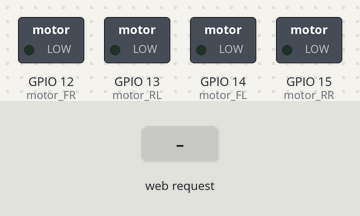
Recording of a sketch running on a simulated ESP8266 (NodeMCU). Shown: switched loads named in the sketch (green lamp = pin HIGH). The test bench sets the inputs (shaded band). WiFi joins after 1.5 s; servers stay silent unless stated; what the sketch prints to the serial monitor is not drawn.

Above: at 2.7 s.
2.8 s: HTTP request GET /MOVE=FORWARD received
At 4.0 s:
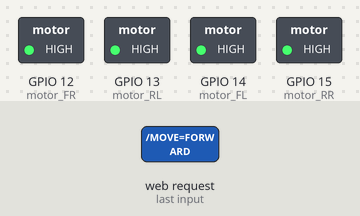
4.3 s: HTTP request GET /SPEED=M received
At 5.2 s:
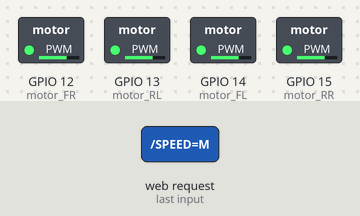
5.8 s: HTTP request GET /SPEED=H received
At 6.3 s:
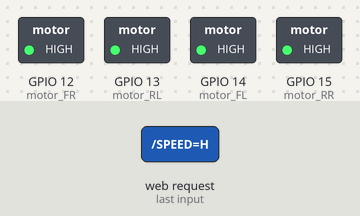
7.3 s: HTTP request GET /SPEED=L received
At 8.5 s:
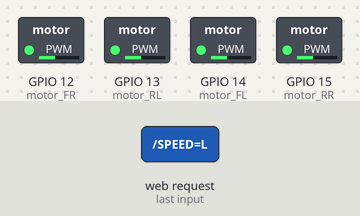
8.8 s: HTTP request GET /SIDE=LEFT received
At 9.8 s:
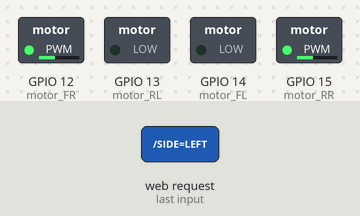
10.3 s: HTTP request GET /SIDE=RIGHT received
At 10.9 s:
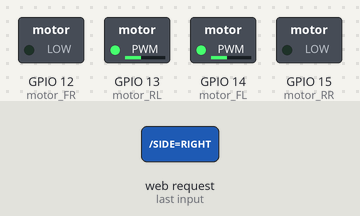
Timing chart, 0 to 12.8 s (numbered marks = the images above; inputs shaded):
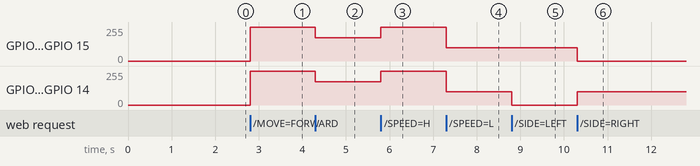

Measured:
- after the input at 2.8 s, GPIO 12 (motor_FR), GPIO 13 (motor_RL), GPIO 14 (motor_FL), GPIO 15 (motor_RR): 0/255 → 255/255 at once
- after the input at 4.3 s, GPIO 12 (motor_FR), GPIO 13 (motor_RL), GPIO 14 (motor_FL), GPIO 15 (motor_RR): 255/255 → 175/255 at once
- after the input at 5.8 s, GPIO 12 (motor_FR), GPIO 13 (motor_RL), GPIO 14 (motor_FL), GPIO 15 (motor_RR): 175/255 → 255/255 at once
- after the input at 7.3 s, GPIO 12 (motor_FR), GPIO 13 (motor_RL), GPIO 14 (motor_FL), GPIO 15 (motor_RR): 255/255 → 100/255 at once
- after the input at 8.8 s, GPIO 13 (motor_RL), GPIO 14 (motor_FL): 100/255 → 0/255 at once
- after the input at 10.3 s, GPIO 12 (motor_FR), GPIO 15 (motor_RR): 100/255 → 0/255 at once; GPIO 13 (motor_RL), GPIO 14 (motor_FL): 0/255 → 100/255 at once

The sketch:

proj_car4wd.ino
```cpp
#include <ESP8266WiFi.h>
const char* ssid = "hsv";// enter wifi name
const char* password = "123214321";// enter password here

int motor_FL = 14; //pin D5 of nodemcu
int motor_FR = 12; //pin D6 of nodemcu
int motor_RL = 13; //pin D7 of nodemcu
int motor_RR = 15; //pin D8 of nodemcu
int switch1 = LOW,switch2 = LOW, Mspeed = 255;

WiFiServer server(80);// connects server to port 80


void setup()
{
// turning all the switches off initially.
  pinMode(motor_FL, OUTPUT);
  analogWrite(motor_FL, 0);
  pinMode(motor_FR, OUTPUT);
  analogWrite(motor_FR, 0);
  pinMode(motor_RL, OUTPUT);
  analogWrite(motor_RL, 0);
  pinMode(motor_RR, OUTPUT);
  analogWrite(motor_RR, 0);
    //////////////////////////////////////// Connect to WiFi network//////////////////////////////////////////////////////
  Serial.begin(115200);// setting up baud rate of 115200
  Serial.print("Connecting to ");
  Serial.println(ssid);

  WiFi.begin(ssid, password);// connecting to the wifi using wifi name and password provided

  while (WiFi.status() != WL_CONNECTED) // checks if wifi is connected or not...if conected loop will end
  {
    delay(100);
    Serial.print(".");
  }
  Serial.println("");
  Serial.println("WiFi connected");//
 ///////////////////////////////////////////////////////////////////////////////////////////////////////////////////
  //////////////////////////////////////////// Start the server/////////////////////////////////////////////////////
  server.begin();
  Serial.println("Server started");
  ////////////////////////////////////////// Print the IP address////////////////////////////////////////////////////
  Serial.print("Use this URL to connect: ");
  Serial.print("http://");
  Serial.print(WiFi.localIP());// this function "WiFi.localIP()" provides ip address
  Serial.println("/");
 ////////////////////////////////////////////////////////////////////////////////////////////////////////////////////
}

void loop() {
 /////////// Check if a client has connected//////////////////////////////////////////////
  WiFiClient client = server.available();
  if (!client) {
    return;
  }
 //////////// Wait until the client sends some data//////////////////////////////////////

  Serial.println("new client");
  while(!client.available()){
    delay(1);
  }
  ///////////////////////////////////////////////////////////////////////////////////

  // Read the first line of the request
  String request = client.readStringUntil('\r');
  Serial.println(request);
  client.flush();

  ////////////////////// Match the request///////////////////////////////////////////

  if (request.indexOf("/SPEED=H") != -1)
    Mspeed = 255;
  if (request.indexOf("/SPEED=M") != -1)
    Mspeed = 175;
  if (request.indexOf("/SPEED=L") != -1)
    Mspeed = 100;

  if(switch1 == HIGH && switch2 == HIGH)
  { analogWrite(motor_FL, Mspeed);
    analogWrite(motor_FR, Mspeed);
    analogWrite(motor_RL, Mspeed);
    analogWrite(motor_RR, Mspeed);
  }
  if(switch1 == HIGH && switch2 == LOW)
  { analogWrite(motor_FR, Mspeed);
    analogWrite(motor_RR, Mspeed);
  }
  if(switch1 == LOW && switch2 == HIGH)
  { analogWrite(motor_FL, Mspeed);
    analogWrite(motor_RL, Mspeed);
  }
  if (request.indexOf("/MOVE=FORWARD") != -1)  {
    analogWrite(motor_FL, Mspeed);
    analogWrite(motor_RL, Mspeed);
    switch1 = HIGH;
    analogWrite(motor_FR, Mspeed);
    analogWrite(motor_RR, Mspeed);
    switch2 = HIGH;
  }
  if (request.indexOf("/MOVE=STOP") != -1)  {
    analogWrite(motor_FL, 0);
    analogWrite(motor_RL, 0);
    switch1 = LOW;
    analogWrite(motor_FR, 0);
    analogWrite(motor_RR, 0);
    switch2 = LOW;
  }
  if (request.indexOf("/SIDE=LEFT") != -1)  {
    analogWrite(motor_FL, 0);
    analogWrite(motor_RL, 0);
    switch1 = LOW;
    analogWrite(motor_FR, Mspeed);
    analogWrite(motor_RR, Mspeed);
    switch2 = HIGH;
  }
  if (request.indexOf("/SIDE=RIGHT") != -1)  {
    analogWrite(motor_FL, Mspeed);
    analogWrite(motor_RL, Mspeed);
    switch1 = HIGH;
    analogWrite(motor_FR, 0);
    analogWrite(motor_RR, 0);
    switch2 = LOW;
  }

  // Return the response
  //  client.println("HTTP/1.1 200 OK");
  //  client.println("Content-Type: text/html");
  client.println(""); //  do not forget this one
  client.println("<!DOCTYPE HTML>");
  client.println("<html>");
  client.println("<p align=middle><center><font size =7 color=blue> ");

  client.println(" <br><br><br> ");
  if(switch1 == HIGH && switch2 == HIGH)
    client.println(" RUN ");
  if(switch1 == LOW && switch2 == LOW)
    client.println(" REST ");
  if(switch1 == LOW && switch2 == HIGH)
    client.println(" LEFT ");
  if(switch1 == HIGH && switch2 == LOW)
    client.println(" RIGHT ");

  client.println(" <br><br><br><br><br><br> ");
  client.println(" <a href=\"/MOVE=FORWARD\"\"><button><h1>RUN </h1></button></a> ");
  client.println(" <br><br><br> ");
  client.println(" <a href=\"/SIDE=LEFT\"\"><button><h1> LEFT </h1></button></a>&emsp;&emsp;");
  client.println(" <a href=\"/MOVE=STOP\"\"><button><h1> REST </h1></button></a>&emsp;&emsp;");
  client.println(" <a href=\"/SIDE=RIGHT\"\"><button><h1> RIGHT </h1></button></a> ");

  client.println(" <br><br><br> ");
  client.print(" SPEED : ");
  if(Mspeed == 255)
   client.println(" HIGH ");
  if(Mspeed == 175)
   client.println(" MEDIUM ");
  if(Mspeed == 100)
   client.println(" LOW ");

  client.println(" <br><br><br> ");
  client.println(" <a href=\"/SPEED=H\"\"><button><h1> HIGH </h1></button></a>&emsp;&emsp; ");
  client.println(" <a href=\"/SPEED=M\"\"><button><h1> MEDIUM </h1></button></a>&emsp;&emsp; ");
  client.println(" <a href=\"/SPEED=L\"\"><button><h1> LOW </h1></button></a> ");

  client.println("  ");
  client.print("</font></center></p>");
  delay(1);
  Serial.println("Client disonnected");
  Serial.println("");

}
```
